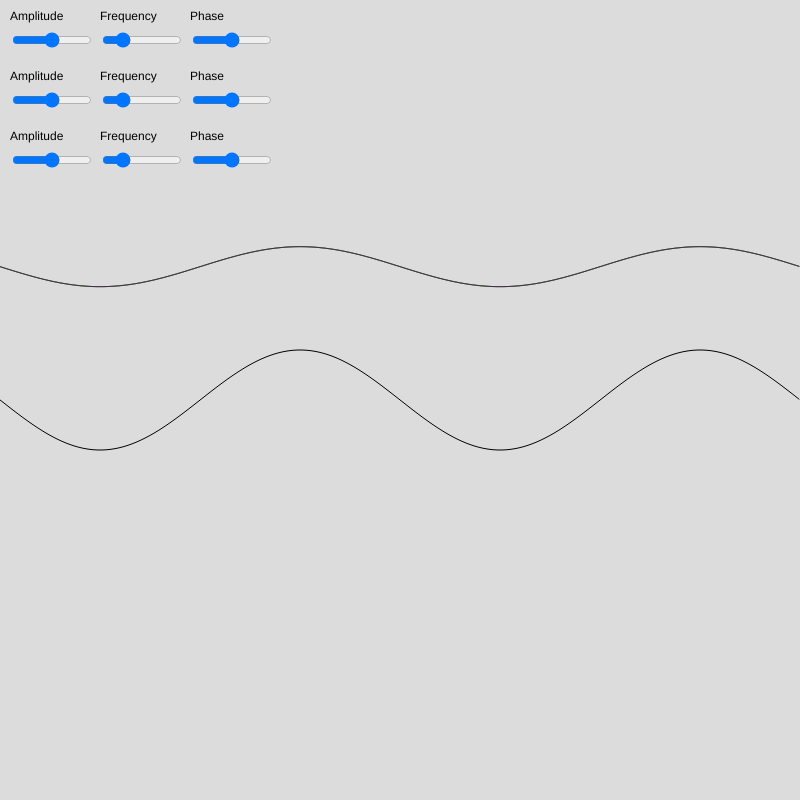
Frame 1 (no input)
Frame 60 (no input): identical to frame 1, image omitted
Frame 120 (the mouse pressed at the canvas centre since frame 60): identical to frame 1, image omitted

The p5.js sketch that drew this single still picture (run headless with seeded random() and noise() and a simulated clock; from frame 60 on, the mouse is pressed at the canvas centre):

// p5.js sketch
// ── sketch.js
class SineWave {
  constructor(amplitude, frequency, phase, color) {
    this.amplitude = amplitude;
    this.frequency = frequency;
    this.phase = phase;
    this.color = color;
  }

  draw(xOffset) {
    stroke(this.color);
    noFill();
    beginShape();
    for (let x = 0; x < width; x++) {
      let angle = map(x + xOffset, 0, width, 0, TWO_PI * this.frequency);
      let y = height / 3 + this.amplitude * sin(angle + this.phase) * 0.4;
      vertex(x, y);
    }
    endShape();
  }

  getY(x) {
    let angle = map(x, 0, width, 0, TWO_PI * this.frequency);
    return height / 2 + this.amplitude * sin(angle + this.phase);
  }
}

let waves = [];
let sliders = [];
let sliderLabels = ['Amplitude', 'Frequency', 'Phase'];

function setup() {
  createCanvas(800, 800);

  // Create sliders for each wave
  for (let i = 0; i < 3; i++) {
    let amplitudeSlider = createSlider(0, 100, 50);
    amplitudeSlider.position(10, 30 + i * 60);
    amplitudeSlider.size(80);
    sliders.push({ amplitude: amplitudeSlider });

    let frequencySlider = createSlider(1, 1000, 200);
    frequencySlider.position(100, 30 + i * 60);
    frequencySlider.size(80);
    sliders.push({ frequency: frequencySlider });

    let phaseSlider = createSlider(-PI, PI, 0, 0.01);
    phaseSlider.position(190, 30 + i * 60);
    phaseSlider.size(80);
    sliders.push({ phase: phaseSlider });

    waves.push(new SineWave(
      amplitudeSlider.value(),
      frequencySlider.value() / 100,
      phaseSlider.value(),
      color(random(255), random(255), random(255))
    ));
  }
}

function draw() {
  background(220);
  
  // Draw each wave
  for (let i = 0; i < waves.length; i++) {
    let wave = waves[i];
    wave.amplitude = sliders[i * 3].amplitude.value();
    wave.frequency = sliders[i * 3 + 1].frequency.value() / 100;
    wave.phase = sliders[i * 3 + 2].phase.value();
    wave.draw(0); // Draw wave at xOffset 0
  }
  
  // Draw cumulative wave
  stroke(0);
  noFill();
  beginShape();
  for (let x = 0; x < width; x++) {
    let cumulativeY = 0;
    for (let wave of waves) {
      cumulativeY += wave.getY(x);
    }
    vertex(x, cumulativeY / waves.length); // Average out the cumulative wave
  }
  endShape();
  
  // Draw sliders' labels
  noStroke();
  fill(0);
  textSize(12);
  for (let i = 0; i < 3; i++) {
    text(sliderLabels[0], 10, 20 + i * 60);
    text(sliderLabels[1], 100, 20 + i * 60);
    text(sliderLabels[2], 190, 20 + i * 60);
  }
}
